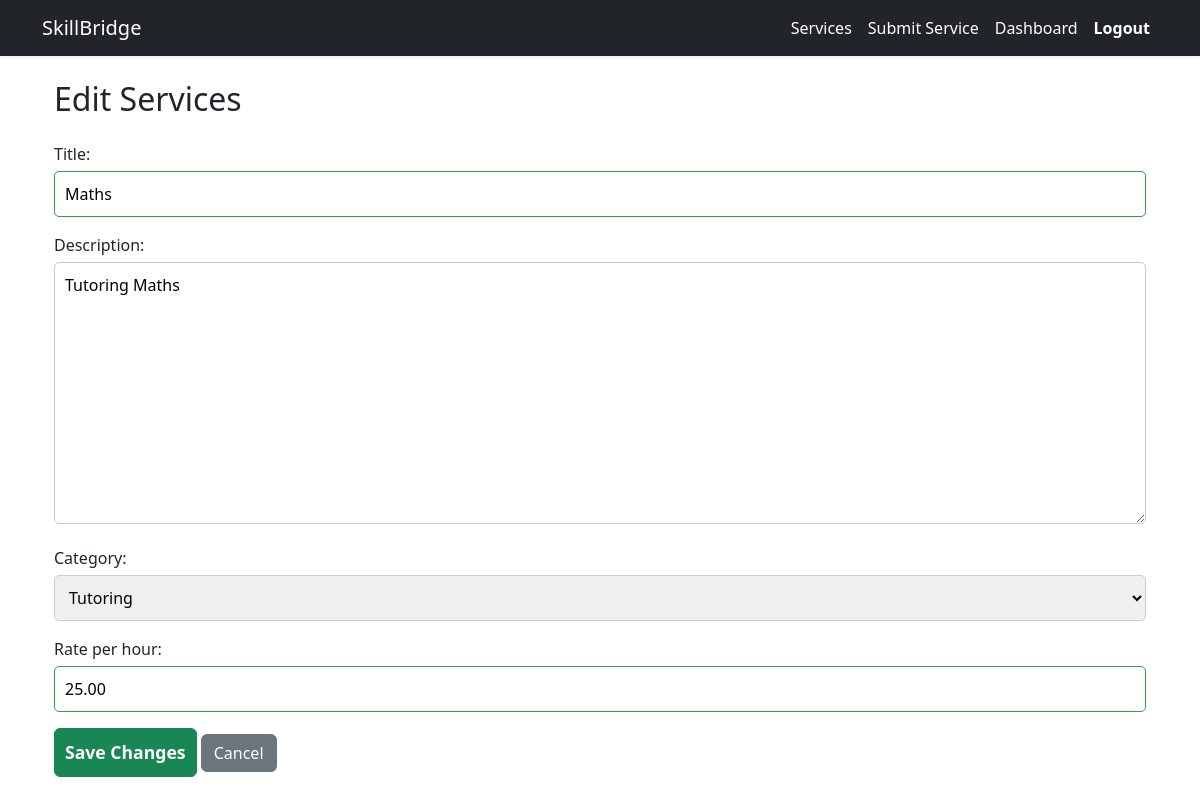
The app's page /services/edit/4/ (signed in) with its own data.
### services/models.py (models this page shows, shortened)
class SkillService(models.Model):
    CATEGORY_CHOICES = [
        ('Tutoring', 'Tutoring'),
        ('Tech Help', 'Tech Help'),
        ('Sewing', 'Sewing'),
        ('Gardening', 'Gardening'),
        ('Other', 'Other'),
    ]
    provider = models.ForeignKey(User, on_delete=models.CASCADE)
    title = models.CharField(max_length=100)
    description = models.TextField()
    category = models.CharField(max_length=50, choices=CATEGORY_CHOICES)
    rate_per_hour = models.DecimalField(max_digits=6, decimal_places=2)
    is_approved = models.BooleanField(default=False)
    created_at = models.DateTimeField(auto_now_add=True)

### services/views.py (the view)
# urls.py: path('edit/<int:service_id>/', edit_service, name='edit_service'),
@login_required
def edit_service(request, service_id):
    service = get_object_or_404(SkillService, id=service_id)
    if service.provider != request.user:
        return HttpResponseForbidden("You cannot edit this service.")
    if request.method == 'POST':
        form = SkillServiceForm(request.POST, instance=service)
        if form.is_valid():
            form.save()  # Save updates to the database
            messages.success(request, "Your service was updated successfully.")
            return redirect('dashboard')  # Go back to the dashboard
    else:
        form = SkillServiceForm(instance=service)
    return render(request, 'services/edit_service.html',
                  {'form': form, 'service':service})

### services/forms.py
class SkillServiceForm(forms.ModelForm):
    class Meta:
        model = SkillService
        fields = ['title', 'description', 'category', 'rate_per_hour']

### services/templates/services/edit_service.html (shortened to what this page needs)
{% extends 'base.html' %}
{% block content %}
<div class="container mt-4">
<h2 class="mb-4">Edit Services</h2>
<form method="post" novalidate>
    {{ form.as_p}}
    <button type="submit" class="btn btn-success">Save Changes</button>
     <a href="{% url 'dashboard' %}" class="btn btn-secondary">Cancel</a>
</form>
</div>
{% endblock %}

### services/static/css/style.css (style rules this page uses)
input:required:valid { border-color: #28a745; }
.btn-success { font-weight: 600; }
form label { font-weight: 500; margin-bottom: 5px; }
form input, form textarea, form select { width: 100%; padding: 10px; font-size: 1rem; border-radius: 5px; border: 1px solid #ccc; }
button[type="submit"] { padding: 10px; font-weight: 600; font-size: 1.1rem; }

### records on screen
SkillService: title "Maths", description "Tutoring Maths", category "Tutoring", rate_per_hour "25.00"
